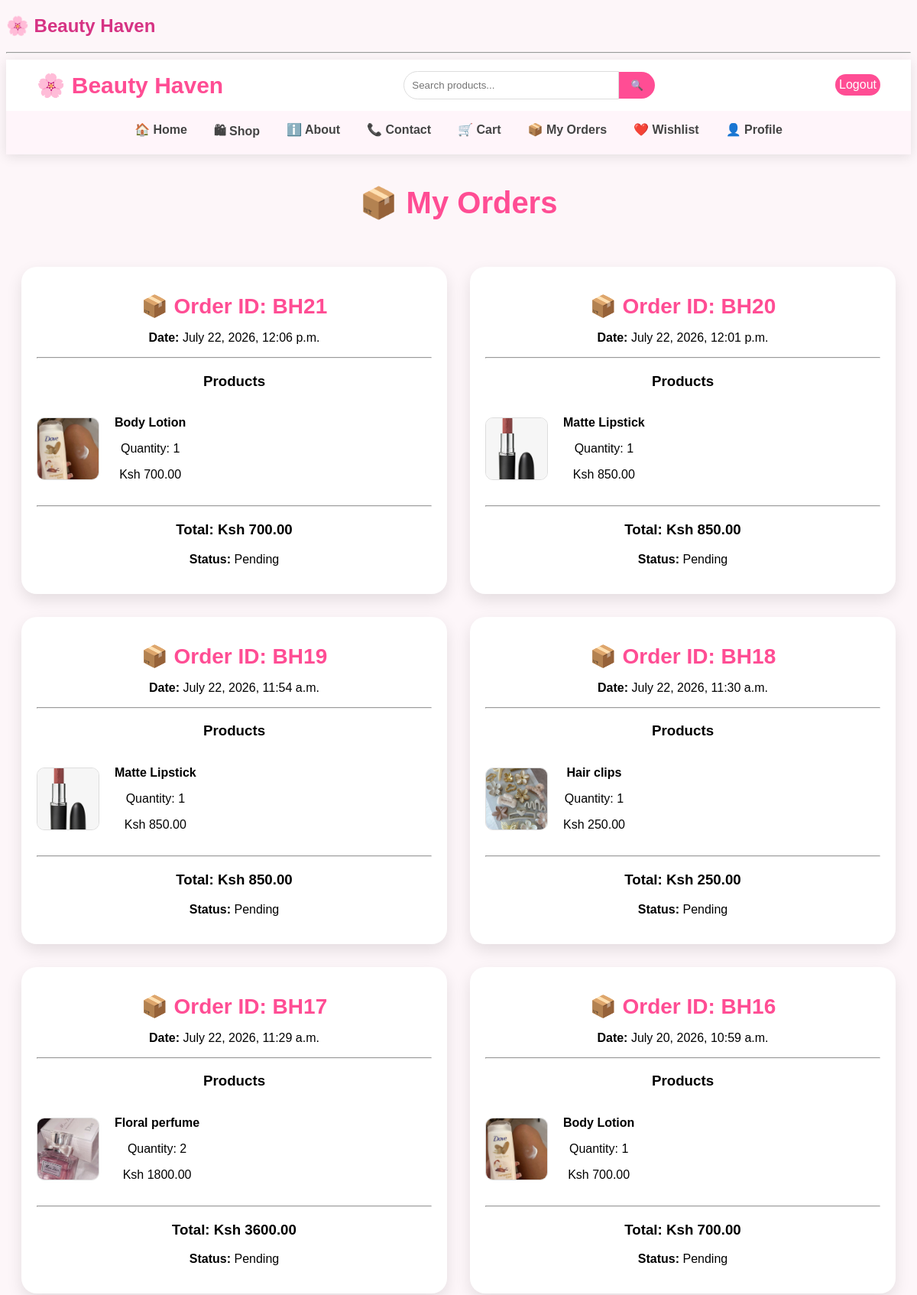
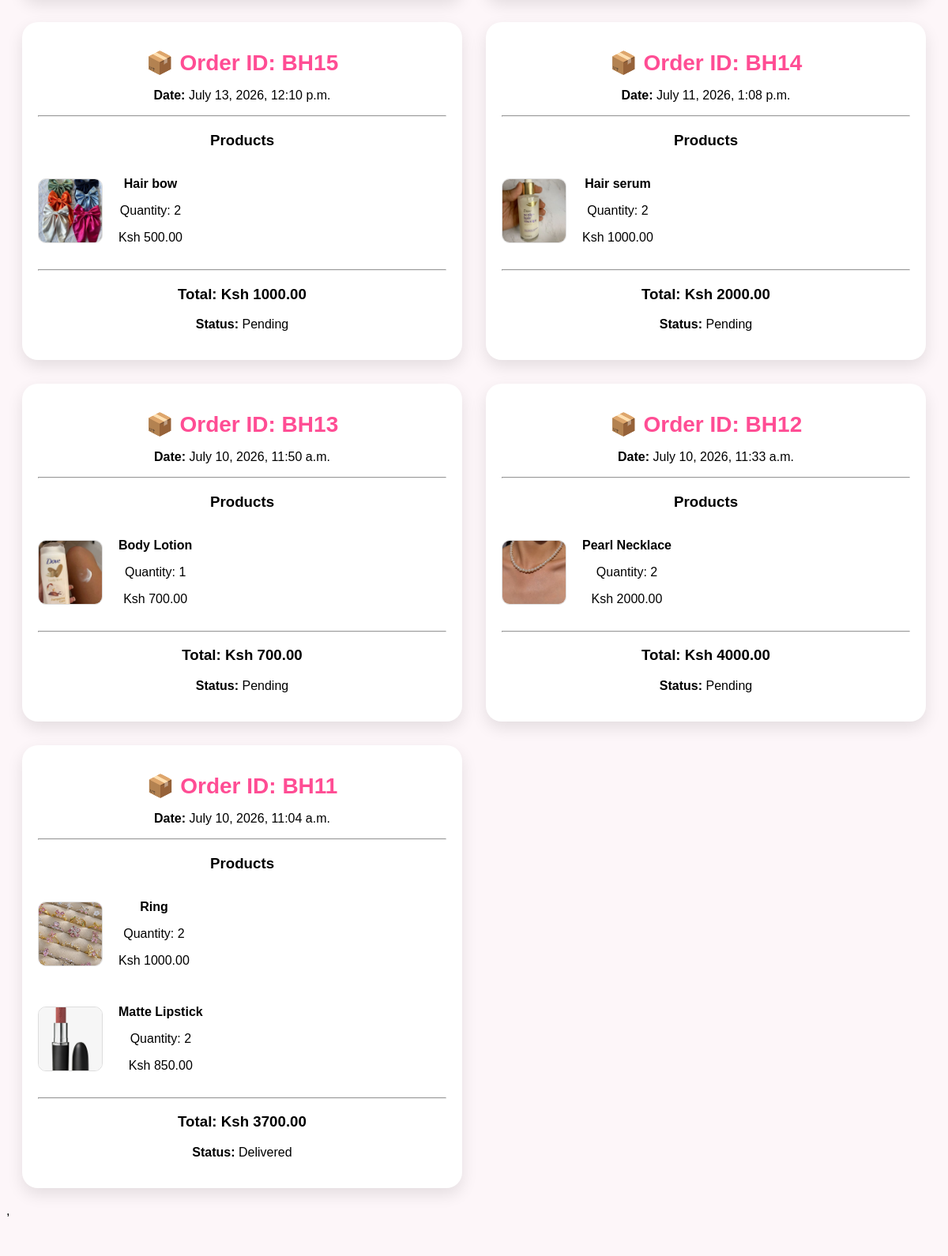
Screenshot of /orders/ (signed in, upper part) with the database file from the repository (2 pictures, top to bottom).
### store/models.py (models this page shows, shortened)
class Order(models.Model):
    STATUS_CHOICES = [
        ('Pending', 'Pending'),
        ('Delivered', 'Delivered'),
        ('Cancelled', 'Cancelled'),
    ]
    user = models.ForeignKey(User, on_delete=models.CASCADE)
    name = models.CharField(max_length=100)
    phone = models.CharField(max_length=20)
    location = models.CharField(max_length=200)
    total = models.DecimalField(max_digits=10, decimal_places=2)
    status = models.CharField(
        max_length=20,
        choices=STATUS_CHOICES,
        default='Pending'
    )
    created_at = models.DateTimeField(auto_now_add=True)

class OrderItem(models.Model):
    order = models.ForeignKey(Order, on_delete=models.CASCADE)
    product = models.ForeignKey(Products, on_delete=models.CASCADE)
    quantity = models.PositiveIntegerField(default=1)
    price = models.DecimalField(max_digits=10, decimal_places=2)

class Products(models.Model):
    category = models.ForeignKey(
        Category,
        on_delete=models.SET_NULL,
        null=True,
        blank=True
    )
    name = models.CharField(max_length=100)
    price = models.DecimalField(max_digits=10, decimal_places=2)
    description = models.TextField()
    image = models.ImageField(upload_to='products/', null=True, blank=True)

### store/views.py (the view)
# urls.py: path('orders/', views.orders, name='orders'),
@login_required
def orders(request):
    orders = Order.objects.filter(user=request.user)\
        .prefetch_related('orderitem_set')\
        .order_by('-created_at')
    return render(request, 'store/orders.html', {
        'orders': orders
    })

### store/templates/store/orders.html
{% extends 'main.html' %}
{% block content %}
<div class="container">
    <h1 class="page-title">📦 My Orders</h1>
    {% if orders %}
    <div class="orders-grid">
        {% for order in orders %}
        <div class="product-card">
            <h2>📦 Order ID: BH{{ order.id }}</h2>
            <p><strong>Date:</strong> {{ order.created_at }}</p>
            <hr>
            <h3>Products</h3>
            {% for item in order.orderitem_set.all %}
            <div style="display:flex; align-items:center; gap:20px; margin-bottom:15px;">
                {% if item.product.image %}
                <img src="{{ item.product.image.url }}" alt="{{ item.product.name }}" class="order-image">
                {% endif %}
                <div>
                    <p><strong>{{ item.product.name }}</strong></p>
                    <p>Quantity: {{ item.quantity }}</p>
                    <p>Ksh {{ item.price }}</p>
                </div>
            </div>
            {% empty %}
            <p>No products found.</p>
            {% endfor %}
            <hr>
            <h3>Total: Ksh {{ order.total }}</h3>
            <p><strong>Status:</strong> {{ order.status }}</p>
        </div>
        {% endfor %}
    </div>
    {% else %}
    <h3>You haven't placed any orders yet.</h3>
    {% endif %}
</div>
{% endblock %}

### store/static/style/main.css (style rules this page uses)
body { background-color: #fdf6f9; font-family: Arial, sans-serif; }
h2 { color: #d63384; }
.order-image { width:80px; height:80px; object-fit:cover; border-radius:10px; border:1px solid #ddd; }
.page-title { text-align:center; color:#ff4d94; margin:40px 0; font-size:40px; }
.product-card { background:#fff; border-radius:20px; padding:20px; text-align:center; box-shadow:0 8px 20px rgba(0,0,0,.1); transition:.3s; }
.product-card h2 { color:#ff4d94; margin:15px 0; font-size:28px; }
.orders-grid { display:grid; grid-template-columns:repeat(auto-fit,minmax(380px,1fr)); gap:30px; padding:20px; }

### rows the page displays
Order: id "21", created_at "July 22, 2026, 12:06 p.m.", total "700.00", status "Pending"
OrderItem: product.image (picture), product.name "Body Lotion", quantity "1", price "700.00"
Order: id "20", created_at "July 22, 2026, 12:01 p.m.", total "850.00", status "Pending"
OrderItem: product.image (picture), product.name "Matte Lipstick", quantity "1", price "850.00"
Order: id "19", created_at "July 22, 2026, 11:54 a.m.", total "850.00", status "Pending"
OrderItem: product.image (picture), product.name "Matte Lipstick", quantity "1", price "850.00"
Order: id "18", created_at "July 22, 2026, 11:30 a.m.", total "250.00", status "Pending"
OrderItem: product.image (picture), product.name "Hair clips", quantity "1", price "250.00"
Order: id "17", created_at "July 22, 2026, 11:29 a.m.", total "3600.00", status "Pending"
OrderItem: product.image (picture), product.name "Floral perfume", quantity "2", price "1800.00"
Order: id "16", created_at "July 20, 2026, 10:59 a.m.", total "700.00", status "Pending"
OrderItem: product.image (picture), product.name "Body Lotion", quantity "1", price "700.00"
Order: id "15", created_at "July 13, 2026, 12:10 p.m.", total "1000.00", status "Pending"
OrderItem: product.image (picture), product.name "Hair bow", quantity "2", price "500.00"
Order: id "14", created_at "July 11, 2026, 1:08 p.m.", total "2000.00", status "Pending"
OrderItem: product.image (picture), product.name "Hair serum", quantity "2", price "1000.00"
Order: id "13", created_at "July 10, 2026, 11:50 a.m.", total "700.00", status "Pending"
OrderItem: product.image (picture), product.name "Body Lotion", quantity "1", price "700.00"
Order: id "12", created_at "July 10, 2026, 11:33 a.m.", total "4000.00", status "Pending"
OrderItem: product.image (picture), product.name "Pearl Necklace", quantity "2", price "2000.00"
Order: id "11", created_at "July 10, 2026, 11:04 a.m.", total "3700.00", status "Delivered"
OrderItem: product.image (picture), product.name "Ring", quantity "2", price "1000.00"
OrderItem: product.image (picture), product.name "Matte Lipstick", quantity "2", price "850.00"
